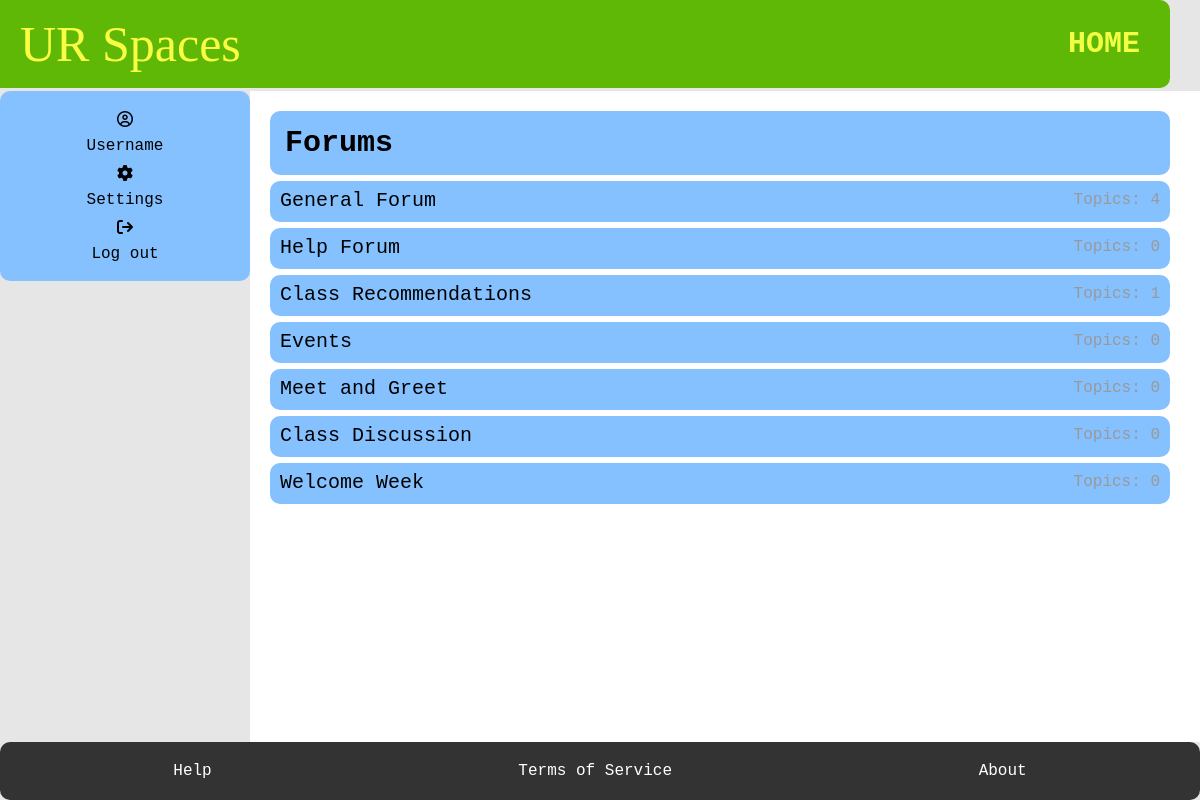
Screenshot of /index/ (signed in) with the database file from the repository.
### myapp/models.py (models this page shows, shortened)
class SubForum(models.Model):
    sub_name = models.CharField(max_length=100)
    slug = models.SlugField(max_length=400, unique=True, blank=True)
    def get_url(self):
        return reverse("subforum", kwargs={
            "slug":self.slug
        })
    @property
    def num_posts(self):
        return Posts.objects.filter(SubForum_ID = self).count()

### myapp/views.py (the view)
# urls.py: path("index/", index, name="index"),
@login_required
def index(request):
    sub = SubForum.objects.all()
    return render(request, "index.html", {"indexs": sub})

### myapp/templates/index.html
{% extends 'base.html' %}
{% block title %}
<h1>HOME</h1>
{% endblock %}
{% block content %}
    <main>
        <section class="forums">
        <div class="forum-item">
            <h2> Forums </h2>
        </div>
        {% for field in indexs %}
        <div class="forum-item">
          <a href="{{field.get_url}}" > {{ field.sub_name }} </a>
          <span> Topics:  {{field.num_posts}} </span>
        </div>
        {% endfor %}
      </section>
    </main>
    {% endblock %}

### myapp/static/style.css (style rules this page uses)
body { font-family: monospace; font-size: 16px; background-color: #e6e6e6; margin: 0; padding: 0; }
header h1 { font-size: 30px; margin: 0; color: #f2ff42 }
main { grid-area: main; background-color: white; padding: 20px; padding-right: 30px; }
.forums h2 { font-size: 30px; margin-bottom: 15px; margin-top: 15px; margin-left: 15px; }
.forum-item { display: flex; justify-content: space-between; background-color: #85c0ff; border-radius: 10px; }
.forums { display: flex; flex-direction: column; gap: 6px; }
.forums a { display: block; font-size: 20px; text-decoration: none; color: #333; margin-bottom: 10px; margin-top: 8px; margin-left: 10px; }
.forums span { font-size: 16px; color: #999; margin-bottom: 10px; margin-top: 10px; margin-right: 10px; }
a:link { color: #000000; text-decoration: none; }

### rows the page displays
SubForum: sub_name "General Forum", num_posts "4"
SubForum: sub_name "Help Forum", num_posts "0"
SubForum: sub_name "Class Recommendations", num_posts "1"
SubForum: sub_name "Events", num_posts "0"
SubForum: sub_name "Meet and Greet", num_posts "0"
SubForum: sub_name "Class Discussion", num_posts "0"
SubForum: sub_name "Welcome Week", num_posts "0"
